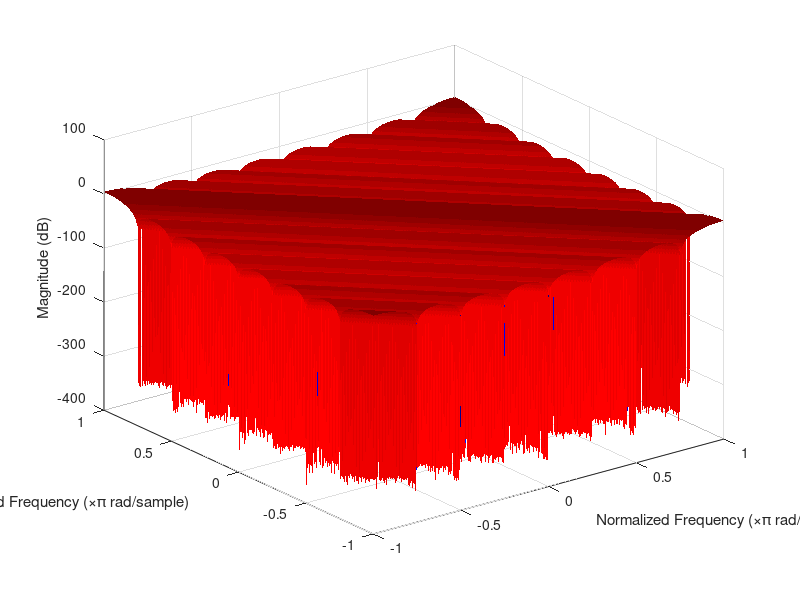

This figure's MATLAB source: (Note: this script raises an error after producing the figure.)
% Volterra MWSAF       Multi Structured Wavelet-domain Adaptive Filter Demo
% 
% by A. Castellani & S. Cornell [Universit� Politecnica delle Marche]

addpath '../../Common';             % Functions in Common folder
clear all;  
% close all;

%% Unidentified System parameters

NL_system.order = 2; 

M1 = 256; % length of first order volterra kernel
M2 = 8; % length of second order volterra kernel

NL_system.M = [M1, M2];

gains = [1, 0.2];
%NL_system = create_volterra_sys(order, M, gains, 'nlsys1'); 
ker1 = zeros(M1,1); 
ker1(1) = gains(2);
% ker2 = zeros(M2,M2); 
% ker2(1,1) = gains(2);
ker2 = gains(2).*eye(M2,M2); 

NL_system.Responses = {ker1, ker2};
    

%plot 2-D kernel 
if NL_system.order ==2
    
    n_points = 1024;
    w = linspace(-1,1, n_points);
    res = fft2(NL_system.Responses{2}, n_points, n_points);
    surf(w, w, 20*log10(fftshift((abs(res)))), 'LineStyle', 'none');
    colormap(jet);

    % Create zlabel
    zlabel('Magnitude (dB)');

    % Create ylabel
    ylabel('Normalized Frequency (\times\pi rad/sample)');
 
     % Create xlabel
    xlabel('Normalized Frequency (\times\pi rad/sample)');
 

    grid on;
       
end


% Adaptive filter parameters

mu = [0.3, 0.1];                 % Step sizes for different kernels 
level = [3];                  % Levels of Wavelet decomposition for different kernels
filters = 'db1';               % Set wavelet type for different kernels
DWT_flag = 0; 
Q = 0; 

% Run parameters
iter = 1.0*80000;                % Number of iterations



%%
tic;
% Adaptation process
fprintf('Wavelet type: %s, levels: %d, step size = %f \n', filters, level, mu);
[un,dn,vn] = GenerateResponses_Volterra(iter, NL_system ,sum(100*clock),1,40); %iter, b, seed, ARtype, SNR
% [un,dn,vn] = GenerateResponses_speech_Volterra(NL_system,'SpeechSample.mat');

% nonlinear model 


S = Volterra_Init(NL_system.M, mu, level, filters); 
% S = MWSAFinit(M,mu,level,filters,Q);


[en, S] = Volterra_2ord_adapt(un, dn, S);                

    

err_sqr = en.^2;
    
fprintf('Total time = %.3f mins \n',toc/60);

figure;         % Plot MSE
q = 0.99; MSE = filter((1-q),[1 -q],err_sqr);
hold on; plot((0:length(MSE)-1)/1024,10*log10(MSE));
axis([0 iter/1024 -60 10]);
xlabel('Number of iterations (\times 1024 input samples)'); 
ylabel('Mean-square error (with delay)'); grid on;
fprintf('MSE = %.2f dB\n', mean(10*log10(MSE(end-2048:end))))




% linear model

M=256; 
level =1; 
filters = 'db2';
mu = 0.1;

S = SWAFinit(M, mu, level, filters); 
[en, S] = MWSAFadapt_DWT(un, dn, S); 

err_sqr = en.^2;
    
fprintf('Total time = %.3f mins \n',toc/60);

figure;         % Plot MSE
q = 0.99; MSE = filter((1-q),[1 -q],err_sqr);
hold on; plot((0:length(MSE)-1)/1024,10*log10(MSE));
axis([0 iter/1024 -60 10]);
xlabel('Number of iterations (\times 1024 input samples)'); 
ylabel('Mean-square error (with delay)'); grid on;
fprintf('MSE = %.2f dB\n', mean(10*log10(MSE(end-2048:end))))



% figure;                          % Plot misalignment
% hold on; plot((0:length(EML)-1)/1024,10*log10(EML));
% xlabel('Number of iterations (\times 1024 input samples)'); 
% ylabel('Misalignment (dB)');
% grid on;


% %% time domain parameters
% fs = 512; % samples per sec
% freq = 100; % frequency
% dt = 1/fs; 
% 
% %% impulse response
% delta = [1; zeros(fs-2-1,1)];
% figure; 
% subplot(2,1,1)
% stem(delta);
% title('Input Signal'); 
% % axis([0 10 -1.5 1.5])
% out_resp = SWAFtest_WAVPACK_v2(delta, S, Ovr); 
% subplot(2,1,2)
% stem(out_resp);
% title('Output Signal-Estimated System vs True');
% hold on; 
% real_resp = filter(b, 1, delta);
% stem(real_resp); 
% % axis([0 2*M -1.5 1.5])
% 
% %% sine test signal 
% amplitude = 1; 
% leng = 1;
% input_sine = amplitude*sin(2*pi*freq*(0:dt:leng-dt));
% 
% figure; 
% subplot(2,2,1)
% plot(input_sine);
% title('Input Signal'); 
% out_sine = SWAFtest_WAVPACK_v2(input_sine, S, Ovr); 
% subplot(2,2,2)
% plot(out_sine);
% title('Output Signal - Estimated System vs True');
% hold on; 
% real_sys = filter(b,1,input_sine);
% plot(real_sys); legend('Estim', 'True');
% 
% %% FFT 
% N = 2*fs;
% faxis = linspace(-fs/2,fs/2,N);
% 
% subplot(2, 2, 3);
% fft_true = abs(fft(input_sine, N)/N);
% plot(faxis, fftshift(fft_true)); 
% xlabel('Frequency');
% 
% subplot(2, 2, 4);
% fft_out_est = abs(fft(out_sine, N)/N);
% plot(faxis, fftshift(fft_out_est)); 
% xlabel('Frequency');
% hold on; 
% fft_out_true = abs(fft(real_sys,N)/N);
% plot(faxis, fftshift(fft_out_true));
